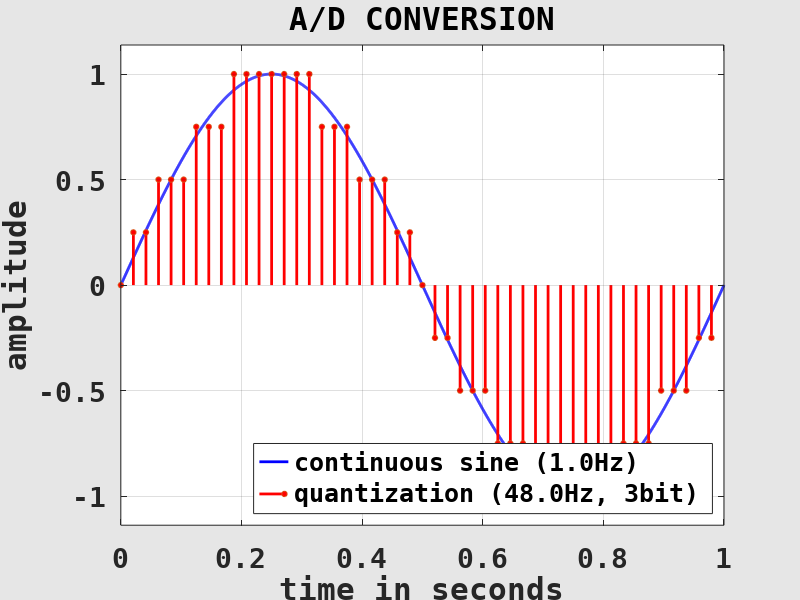
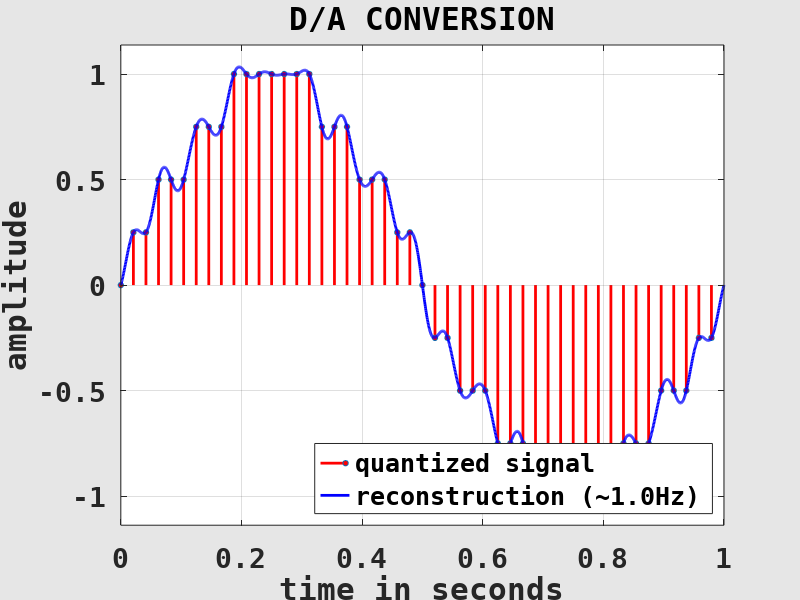

MATLAB code to generate these figures, in order:
clearvars( '-except', 'fig_ad', 'fig_da' );

	% -----------------------------------------------------------------------
	% set up a continuous test signal (sine with frequency f and length L)
	% -----------------------------------------------------------------------
f = 1;
L = 1;

x = @( t ) sin( 2*pi*f * t ); % continuous sine with frequency f

	% -----------------------------------------------------------------------
	% quantize the test signal (using sampling rate fS and nS bits/sample)
	% -----------------------------------------------------------------------
fS = 48; % sampling rate, EXERCISE!
nS = 3; % bits per sample, EXERCISE!

N = floor( L * fS );
ti = (0:N-1) / fS; % quantized time values
xi = round( 2^(nS-1) * x( ti ) ) / 2^(nS-1); % quantized amplitudes

	% -----------------------------------------------------------------------
	% reconstruct the signal from qunatization (Whittaker-Shannon)
	% THIS PART IS NOT IMPORTANT FOR FOLLOWING THE LECTURE!
	% -----------------------------------------------------------------------
dt = 1 / 2000; % temporal resolution
t = linspace( 0, L, L / dt );

for j = 1:numel( t )
	sincarg = (t(j) - ti) * fS; % sinc function
	sincarg(find( sincarg == 0)) = 1;
	sincval = sin( pi * sincarg ) ./ (pi * sincarg);

	xr(j) = sum( xi .* sincval ); % reconstructed amplitude
end

fR = sum( abs( diff( xr >= 0 ) ) ) / L / 2; % estimate frequency using zero-crossings, TODO

	% -----------------------------------------------------------------------
	% plot A/D conversion figure
	% THIS PART IS NOT IMPORTANT FOR FOLLOWING THE LECTURE!
	% -----------------------------------------------------------------------
if exist( 'fig_ad', 'var' ) ~= 1 || ~ishandle( fig_ad ) % prepare figure window
	fig_ad = figure( ...
		'Name', 'A/D CONVERSION', ...
		'Color', [0.9, 0.9, 0.9], 'InvertHardcopy', 'off', ...
		'PaperPosition', [0, 0, 8, 6], ...
		'defaultAxesFontName', 'DejaVu Sans Mono', 'defaultAxesFontSize', 20, 'defaultAxesFontWeight', 'bold', ...
		'defaultAxesNextPlot', 'add', ...
		'defaultAxesBox', 'on', 'defaultAxesLayer', 'top', ...
		'defaultAxesXGrid', 'on', 'defaultAxesYGrid', 'on' );
end

figure( fig_ad ); % set and clear current figure
clf( fig_ad );

title( 'A/D CONVERSION' ); % set labels

xlabel( 'time in seconds' );
ylabel( 'amplitude' );

xlim( [0, L] ); % set axes
ylim( [-1, 1] * max( abs( cat( 2, x( t ), xi, xr ) ) ) * 1.1 );

plot( t, x( t ), ... % plot continuous signal
	'Color', 'blue', 'LineWidth', 2 );

stem( ti, xi, ... % plot discrete signal
	'Color', 'red', 'LineWidth', 2, 'MarkerSize', 4, 'MarkerFaceColor', 'red', ...
	'ShowBaseLine', 'off' );

legend( ... % show legend
	{sprintf( 'continuous sine (%.1fHz)', f ), sprintf( 'quantization (%.1fHz, %dbit)', fS, nS )}, ...
	'Location', 'southeast' );
	
print( fig_ad, 'sampling_ad', '-depsc2' ); % write figure

	% -----------------------------------------------------------------------
	% plot D/A conversion figure
	% THIS PART IS NOT IMPORTANT FOR FOLLOWING THE LECTURE!
	% -----------------------------------------------------------------------
if exist( 'fig_da', 'var' ) ~= 1 || ~ishandle( fig_da ) % prepare figure window
	fig_da = figure( ...
		'Name', 'D/A CONVERSION', ...
		'Color', [0.9, 0.9, 0.9], 'InvertHardcopy', 'off', ...
		'PaperPosition', [0, 0, 8, 6], ...
		'defaultAxesFontName', 'DejaVu Sans Mono', 'defaultAxesFontSize', 20, 'defaultAxesFontWeight', 'bold', ...
		'defaultAxesNextPlot', 'add', ...
		'defaultAxesBox', 'on', 'defaultAxesLayer', 'top', ...
		'defaultAxesXGrid', 'on', 'defaultAxesYGrid', 'on' );
end

figure( fig_da ); % set and clear current figure
clf( fig_da );

title( 'D/A CONVERSION' ); % set labels

xlabel( 'time in seconds' );
ylabel( 'amplitude' );

xlim( [0, L] ); % set axes
ylim( [-1, 1] * max( abs( cat( 2, x( t ), xi, xr ) ) ) * 1.1 );

stem( ti, xi, ... % plot discrete signal
	'Color', 'red', 'LineWidth', 2, 'MarkerSize', 4, 'MarkerFaceColor', 'red', ...
	'ShowBaseLine', 'off' );

plot( t, xr, ... % plot reconstructed signal
	'Color', 'blue', 'LineWidth', 2 );

legend( ... % show legend
	{'quantized signal', sprintf( 'reconstruction (~%.1fHz)', fR )}, ...
	'Location', 'southeast' );

print( fig_da, 'sampling_da', '-depsc2' ); % write figure

